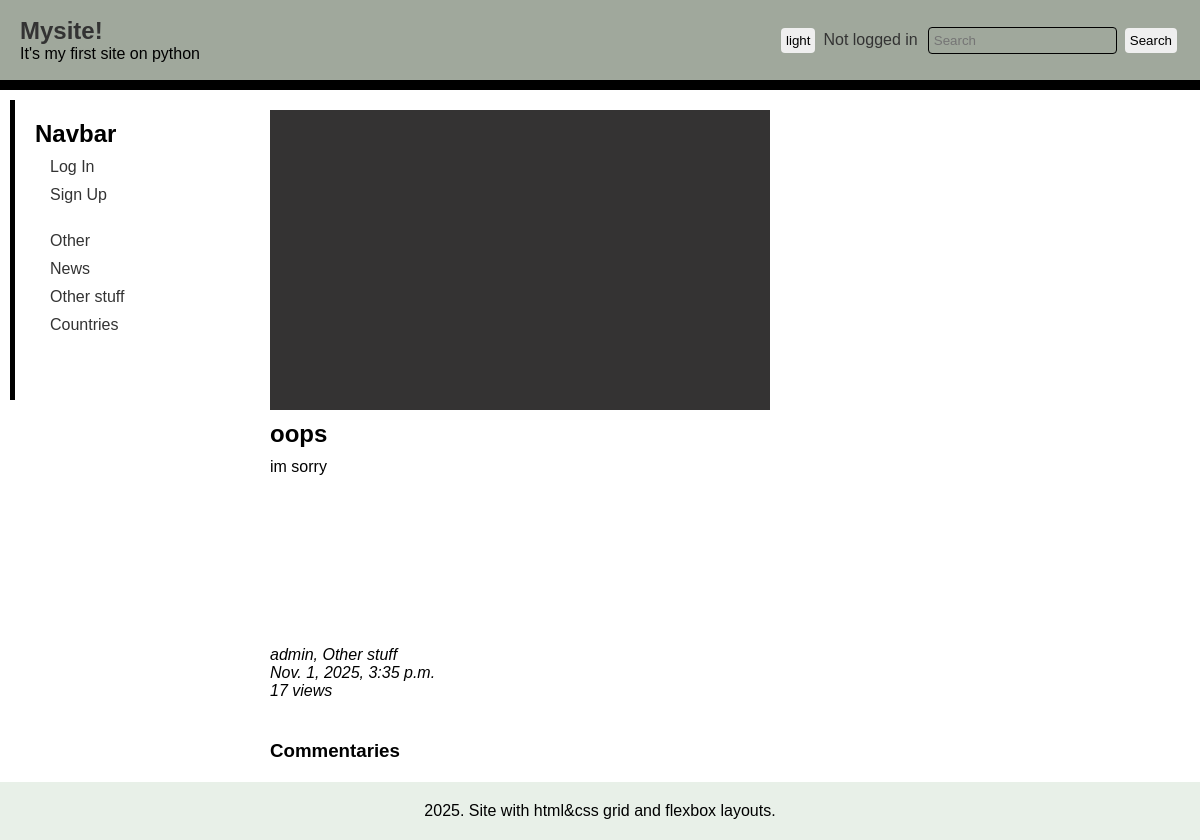
Screenshot of /post/oops with the database file from the repository.
### main/models.py (models this page shows, shortened)
class Category(models.Model):
    class CategoryType(models.TextChoices):
        COUNTRIES = 'GLC', ('Global countries')
        NEWS = 'NWS', ('Global news')
        OTHER = 'NO', ("Not in list")
    name = models.CharField(max_length=50, unique=True)
    categoryType = models.CharField(max_length=5, choices=CategoryType.choices, default=CategoryType.OTHER)

class Post(models.Model):
    slug = models.CharField(max_length=25, unique=True)
    image = models.ImageField(blank=True)
    name = models.CharField(max_length=99)
    text = models.TextField(blank=True)
    category = models.ForeignKey(Category, on_delete=models.PROTECT)
    author = models.ForeignKey(User, on_delete=models.CASCADE, default=default_author.pk)
    date = models.DateTimeField(auto_now_add=True)
    views = models.IntegerField(default=0)

### main/views.py (the view)
# urls.py: path('post/<slug:slug>', views.post, name="post"),
def post(request, slug):
    if request.user.is_authenticated:
        Post.objects.filter(slug = slug).update(views=F('views')+1)
    post = Post.objects.get(slug = slug)
    form = CommentForm()
    message = "" # Just learning different ways to show messages, by myself and from django contrib messages
    if request.POST:
        form = CommentForm(request.POST)
        if form.is_valid():
            comment = form.save(commit=False)
            comment.post = post
            comment.author = request.user
            comment.save()
            print(comment)
            return redirect("main:post", slug)
        else:
            message = "something went wrong :("
    else:
        form = CommentForm()
    comments = Comment.objects.filter(post=post).order_by('-date')
    if request.POST:
        delete_comment = request.POST["delete-comment"]
        try:
            if delete_comment:
                delete_comment = delete_comment.split("|")
                comment = Comment.objects.get(pk = delete_comment[0], author=request.user)
                comment.delete()
        except Exception:
            message = "Comment haven't founded"
    else:
        pass
    data = {
        'post':post,
        'comments':comments,
        'form':form,
    }
    return render(request, 'main/post.html', context=data)

### main/forms.py
class CommentForm(forms.ModelForm):
    text = forms.CharField(max_length=1000, widget=forms.Textarea, label="")
    class Meta:
        model = Comment
        fields = ['text']

### main/templatetags/category_tags.py (called while the page is built)
@register.inclusion_tag("main/category_tags.html")
def show_categories():
    categories = Category.objects.all()
    return {'categories': categories}

### main/templates/main/post.html (shortened to what this page needs)
{% extends "main/index.html" %}
{% block header %}
<header>
    <div class="list-header">
        <div class="brand">
            <a href="{% url 'main:home' %}" class="text-decoration-none"><h2 class="navbar-brand fs-2" style="margin:0;padding:0;">Mysite!</h2></a>
            <span>It's my first site on python</span>
        </div>
    </div>
    <section id="menu">
        <button id="themeLight" class="light">light</button>
        <ul>
            {% if user.is_authenticated %}
            <li><a href="#">{{request.user.username}}</a></li>
            {% else %}
            <li><a href="#">Not logged in</a></li>
            {% endif %}
        </ul>
        <form action="{% url 'main:search' %}" method="GET">
            <input type="search" name="search_query" placeholder="Search">
            <button type="submit">Search</button>
        </form>
    </section>
</header>
{% endblock %}
{% block content %}
<main>
    <section>
        {% if post.image %}<img src="{{ post.image.url }}">{% else %}<img src="">{% endif %}
        <div class="article-content">
            <h2>{{ post.name }}</h2>
            <p>{{ post.text }}</p>
            <i>{{ post.author }}, {{post.category.name}}</i>
            <i>{{ post.date }}</i>
            <i>{{ post.views }} views</i>
        </div>
    </section>
</main>
{% endblock content %}
{% block comments %}
<section class="comments">
    <h3>Commentaries</h3>
</section>
{% endblock %}

### main/templates/main/category_tags.html
{% for cat in categories %}
<li><a href="{% url 'main:category' cat.pk %}">{{ cat.name }}</a></li>
{% endfor %}

### main/static/main/css/style.css (style rules this page uses)
*, *::before, *::after { margin: 0; padding: 0; box-sizing: border-box; }
:root { --clr-bg-main: #ffffff; --clr-bg-header: #a0a89c; --clr-bg-footer: #e8f0e8; --text-font: sans-serif; --clr-text: #000000; --clr-link: #333333; --clr-link-active: #88ee35; }
body { display: grid; grid-template-columns: 250px 1fr; grid-template-rows: 90px 1fr auto auto; grid-template-areas: "header header" "sidebar main" "sidebar comments" "footer footer"; grid-gap: 10px; min-height: 100vh; background-color: var(--clr-bg-main); }
body * { font-family: var(--text-font); }
ul { display: flex; align-items: center; list-style-type: none; }
ul li { margin: 0 5px; }
ul li a { text-decoration: none; color: var(--clr-link); transition: .2s; }
form { display: flex; flex-direction: column; }
input { background-color: transparent; border-radius: 4px; padding: 5px; margin: 5px; border: 1px solid black; }
button { margin: 3px; padding: 5px; border-radius: 4px; border: none; transition: .2s; }
header { grid-area: header; background-color: var(--clr-bg-header); border-bottom: 10px solid #000; display: flex; align-items: center; padding: 20px; }
header .list-header { display: flex; flex-direction: column; justify-content: center; align-items: start; margin-right: auto; }
header .list-header .brand a { text-decoration: none; color: var(--clr-link); font-family: var(--text-font); }
header section { display: flex; align-items: center; }
header section form { display: flex; flex-direction: row; align-items: center; }
aside ul li { margin-bottom: 10px; }
main { grid-area: main; padding: 10px; }
main section { display: flex; flex-direction: column; height: 100%; }
main section img { flex-shrink: 0; height: 300px; max-width: 500px; background-color: #343333; }
main section .article-content { display: flex; flex-direction: column; padding: 10px 0; min-height: 300px; }
main section .article-content h2 { margin-bottom: 10px; flex-shrink: 0; }
main section .article-content p { margin-bottom: auto; padding-bottom: 10px; overflow: visible; }
.comments { grid-area: "comments"; padding: 10px; }

### rows the page displays
Category: name "Other"
Category: name "News"
Category: name "Other stuff"
Category: name "Countries"
Post: name "oops", text "im sorry", author "admin", category.name "Other stuff", date "Nov. 1, 2025, 3:35 p.m.", views "17"
